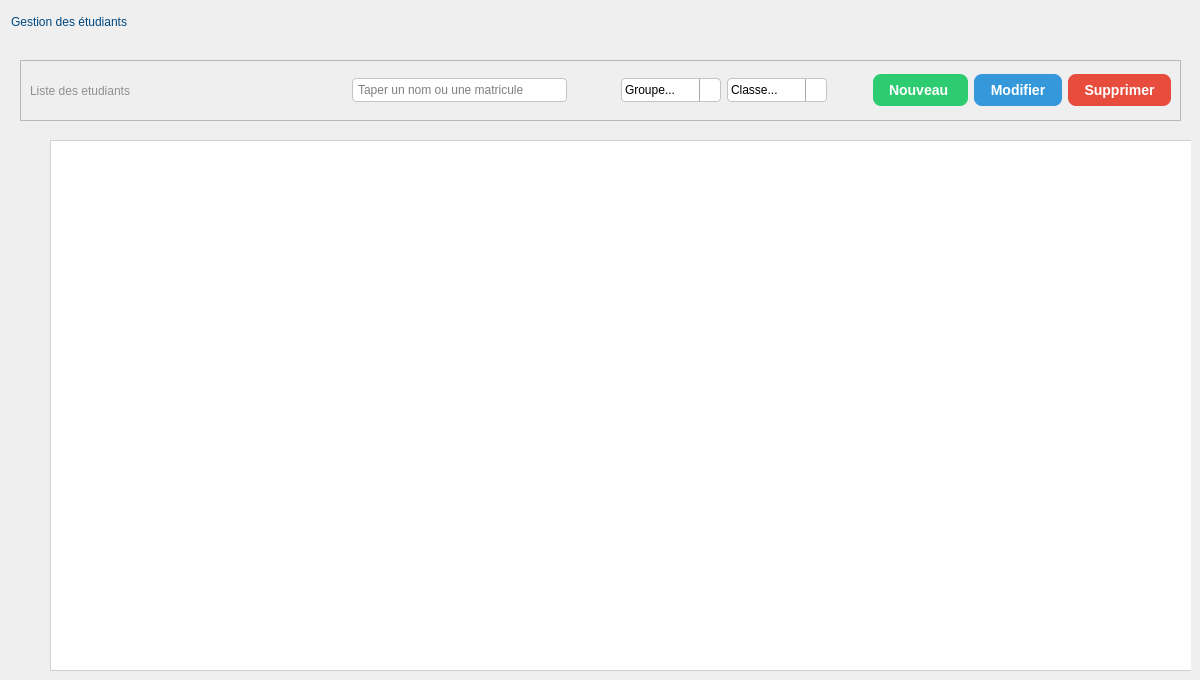
         <widget class="QWidget" name="etudiants_page">
          <widget class="QLabel" name="lbl_titre_etudiants">
           <property name="geometry">
            <rect>
             <x>11</x>
             <y>1</y>
             <width>341</width>
             <height>41</height>
            </rect>
           </property>
           <property name="styleSheet">
            <string notr="true">    color: #004780;
font: bold 18pt &quot;Segoe UI&quot;;</string>
           </property>
           <property name="text">
            <string>Gestion des étudiants</string>
           </property>
          </widget>
          <widget class="QWidget" name="widget_etudiants" native="true">
           <property name="geometry">
            <rect>
             <x>10</x>
             <y>50</y>
             <width>1181</width>
             <height>621</height>
            </rect>
           </property>
           <widget class="QFrame" name="frame_etudiants">
            <property name="geometry">
             <rect>
              <x>10</x>
              <y>10</y>
              <width>1161</width>
              <height>61</height>
             </rect>
            </property>
            <property name="styleSheet">
             <string notr="true">QLineEdit {
    /* Marge interne pour le texte et l'icône de la loupe */
    padding: 3px; 
    /* Bordure légèrement arrondie */
    border: 1px solid #C4C4C3;
    border-radius: 4px; 
}
QComboBox {
    /* Marge interne pour le texte */
    padding: 3px; 
    /* Bordure légèrement arrondie */
    border: 1px solid #C4C4C3;
    border-radius: 4px; 
}
QComboBox::drop-down {
    /* Rendre la flèche de la liste déroulante plus discrète */
    subcontrol-origin: padding;
    subcontrol-position: top right;
    width: 20px;

    border-left-width: 1px;
    border-left-color: darkgray;
    border-left-style: solid; 
    border-top-right-radius: 3px;
    border-bottom-right-radius: 3px;
}</string>
            </property>
            <property name="frameShape">
             <enum>QFrame::Shape::StyledPanel</enum>
            </property>
            <property name="frameShadow">
             <enum>QFrame::Shadow::Raised</enum>
            </property>
            <layout class="QHBoxLayout" name="horizontalLayout_13">
             <item>
              <widget class="QLabel" name="liste_etudiants">
               <property name="styleSheet">
                <string notr="true">color:rgb(144, 144, 144);
font: bold 13pt &quot;Segoe UI&quot;;</string>
               </property>
               <property name="text">
                <string>Liste des etudiants</string>
               </property>
              </widget>
             </item>
             <item>
              <spacer name="horizontalSpacer_6">
               <property name="orientation">
                <enum>Qt::Orientation::Horizontal</enum>
               </property>
               <property name="sizeHint" stdset="0">
                <size>
                 <width>175</width>
                 <height>20</height>
                </size>
               </property>
              </spacer>
             </item>
             <item>
              <widget class="QLineEdit" name="recherche_etudiants">
               <property name="placeholderText">
                <string>Taper un nom ou une matricule </string>
               </property>
               <property name="clearButtonEnabled">
                <bool>true</bool>
               </property>
              </widget>
             </item>
             <item>
              <spacer name="horizontalSpacer_7">
               <property name="orientation">
                <enum>Qt::Orientation::Horizontal</enum>
               </property>
               <property name="sizeType">
                <enum>QSizePolicy::Policy::Maximum</enum>
               </property>
               <property name="sizeHint" stdset="0">
                <size>
                 <width>48</width>
                 <height>20</height>
                </size>
               </property>
              </spacer>
             </item>
             <item>
              <layout class="QHBoxLayout" name="horizontalLayout_7">
               <item>
                <widget class="QComboBox" name="filtre_classe">
                 <property name="minimumSize">
                  <size>
                   <width>100</width>
                   <height>0</height>
                  </size>
                 </property>
                 <property name="placeholderText">
                  <string>Groupe...</string>
                 </property>
                 <item>
                  <property name="text">
                   <string>L1</string>
                  </property>
                 </item>
                 <item>
                  <property name="text">
                   <string>M1</string>
                  </property>
                 </item>
                </widget>
               </item>
               <item>
                <widget class="QComboBox" name="filtre_groupe">
                 <property name="minimumSize">
                  <size>
                   <width>100</width>
                   <height>0</height>
                  </size>
                 </property>
                 <property name="placeholderText">
                  <string>Classe...</string>
                 </property>
                 <item>
                  <property name="text">
                   <string>L1</string>
                  </property>
                 </item>
                 <item>
                  <property name="text">
                   <string>M1</string>
                  </property>
                 </item>
                </widget>
               </item>
              </layout>
             </item>
             <item>
              <spacer name="horizontalSpacer_8">
               <property name="orientation">
                <enum>Qt::Orientation::Horizontal</enum>
               </property>
               <property name="sizeType">
                <enum>QSizePolicy::Policy::Maximum</enum>
               </property>
               <property name="sizeHint" stdset="0">
                <size>
                 <width>40</width>
                 <height>20</height>
                </size>
               </property>
              </spacer>
             </item>
             <item>
              <layout class="QHBoxLayout" name="horizontalLayout_22">
               <item>
                <widget class="QPushButton" name="btn_add_etudiants">
                 <property name="styleSheet">
                  <string notr="true">QPushButton {
    background-color: #2ECC71;
    color: white;
    border-radius: 8px;
    font-size: 14px;
    font-weight: bold;
    padding: 8px 16px;
}

QPushButton:hover { background-color: #27AE60; }
QPushButton:pressed { background-color: #1E8449; }
</string>
                 </property>
                 <property name="text">
                  <string>Nouveau </string>
                 </property>
                 <property name="checkable">
                  <bool>true</bool>
                 </property>
                </widget>
               </item>
               <item>
                <widget class="QPushButton" name="btn_modifier_etudiants">
                 <property name="styleSheet">
                  <string notr="true">QPushButton {
    background-color: #3498DB;
    color: white;
    border-radius: 8px;
    font-size: 14px;
    font-weight: bold;
    padding: 8px 16px;
}

QPushButton:hover { background-color: #2E86C1; }
QPushButton:pressed { background-color: #21618C; }
</string>
                 </property>
                 <property name="text">
                  <string>Modifier</string>
                 </property>
                </widget>
               </item>
               <item>
                <widget class="QPushButton" name="btn_supprimer_etudiants">
                 <property name="styleSheet">
                  <string notr="true">QPushButton {
    background-color: #E74C3C;
    color: white;
    border-radius: 8px;
    font-size: 14px;
    font-weight: bold;
    padding: 8px 16px;
}

QPushButton:hover { background-color: #C0392B; }
QPushButton:pressed { background-color: #922B21; }
</string>
                 </property>
                 <property name="text">
                  <string>Supprimer</string>
                 </property>
                </widget>
               </item>
              </layout>
             </item>
            </layout>
           </widget>
           <widget class="QTableView" name="table_etudiants">
            <property name="geometry">
             <rect>
              <x>40</x>
              <y>90</y>
              <width>1151</width>
              <height>531</height>
             </rect>
            </property>
            <property name="styleSheet">
             <string notr="true">QTableView {
    gridline-color: transparent; /* Enlève les lignes de grille */
    border: 1px solid #d0d0d0;
    background-color: #ffffff;
    alternate-background-color: #fafafa;
    outline: 0; /* Enlève le focus rectangle */
}

QTableView QHeaderView::section {
    text-align: center; 
    font-weight: bold;
    color: #404040; 
    background-color: #ffffff;
    padding: 8px;
    border: 1px solid #d0d0d0;
    border-bottom: 2px solid #d0d0d0; /* Garde juste la bordure basse pour l'en-tête */
}

QTableView::item {
    border: none; /* Supprime toutes les bordures des items */
    padding: 8px;
    background-color: #ffffff;
}

/* Pour les lignes alternées */
QTableView::item:alternate {
    background-color: #fafafa;
}

/* Sélection */
QTableView::item:selected {
    background-color: #3498db;
    color: white;
}

/* Scrollbar pour rester cohérent */
QScrollBar:vertical {
    background-color: #ffffff;
    width: 12px;
}

QScrollBar::handle:vertical {
    background-color: #e0e0e0;
    border-radius: 6px;
}</string>
            </property>
            <property name="frameShape">
             <enum>QFrame::Shape::NoFrame</enum>
            </property>
            <property name="alternatingRowColors">
             <bool>true</bool>
            </property>
            <property name="selectionMode">
             <enum>QAbstractItemView::SelectionMode::SingleSelection</enum>
            </property>
            <property name="selectionBehavior">
             <enum>QAbstractItemView::SelectionBehavior::SelectRows</enum>
            </property>
            <property name="showGrid">
             <bool>false</bool>
            </property>
            <attribute name="horizontalHeaderStretchLastSection">
             <bool>true</bool>
            </attribute>
            <attribute name="verticalHeaderVisible">
             <bool>false</bool>
            </attribute>
           </widget>
          </widget>
         </widget>
